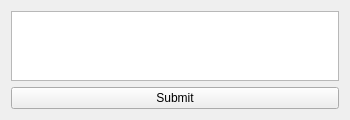
<?xml version="1.0" encoding="UTF-8"?>
<ui version="4.0">
 <class>Dialog</class>
 <widget class="QWidget" name="Dialog">
  <property name="geometry">
   <rect>
    <x>0</x>
    <y>0</y>
    <width>350</width>
    <height>120</height>
   </rect>
  </property>
  <property name="maximumSize">
   <size>
    <width>350</width>
    <height>120</height>
   </size>
  </property>
  <property name="windowTitle">
   <string>Dialog</string>
  </property>
  <layout class="QVBoxLayout" name="verticalLayout">
   <item>
    <widget class="QTextEdit" name="in_textarea"/>
   </item>
   <item>
    <widget class="QPushButton" name="btn_submit">
     <property name="text">
      <string>Submit</string>
     </property>
    </widget>
   </item>
  </layout>
 </widget>
 <resources/>
 <connections/>
</ui>
